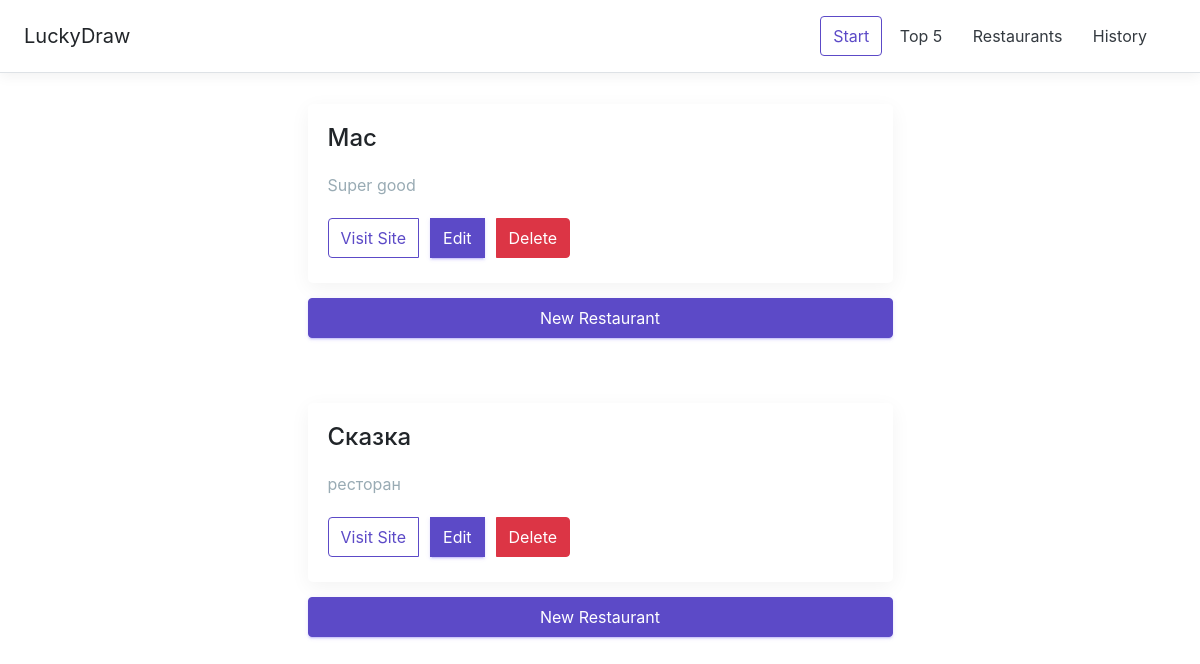
The app's page /restaurants, older data.
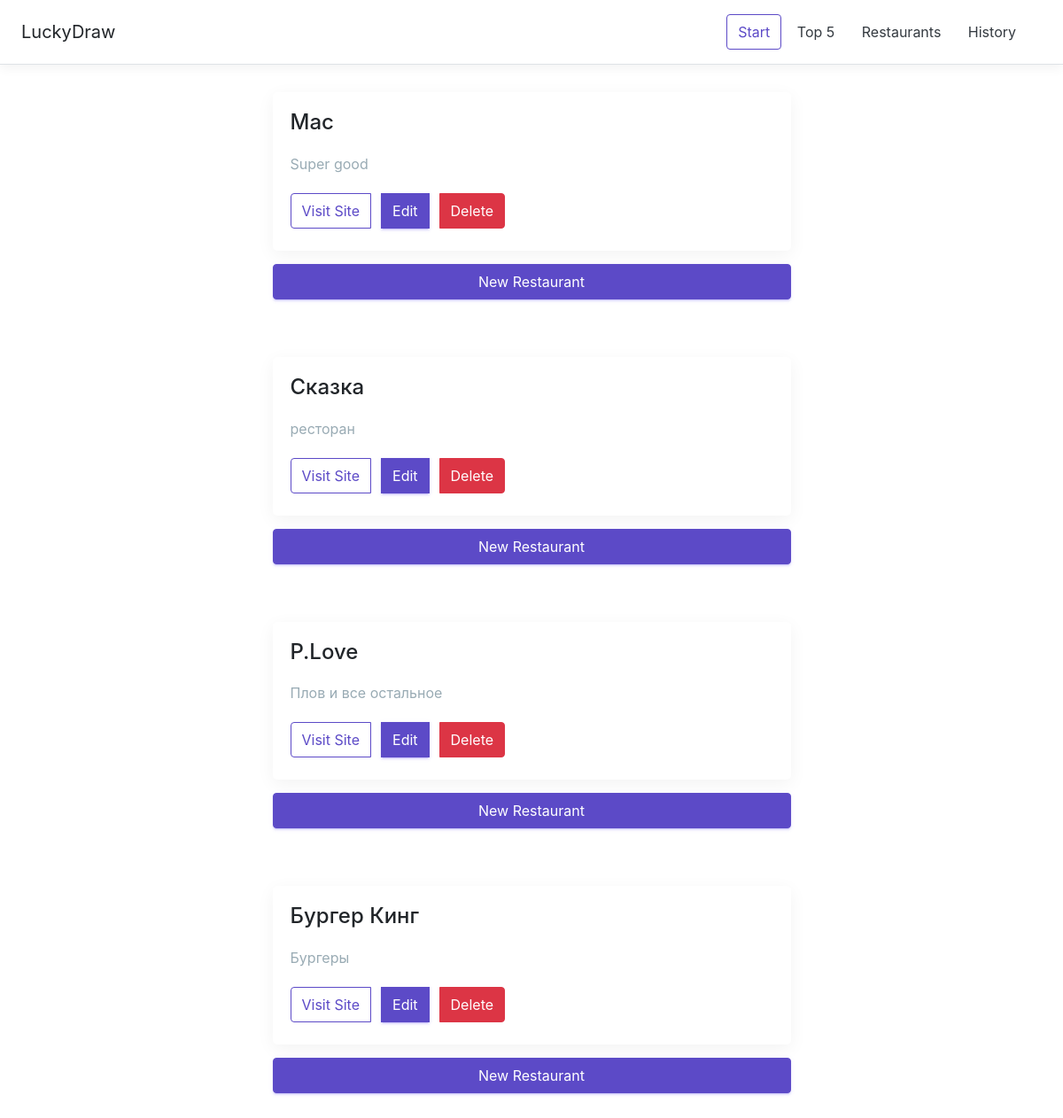
The same page, newer data.
### models/restaurants.py (models this page shows, shortened)
class Restaurants(Base):
    __tablename__ = "restaurants"
    id = Column(String(50), primary_key=True)
    name = Column(String(50), unique=True)
    description = Column(String(110), nullable=True)
    site_url = Column(String(110), nullable=True)
    draw = Column(Integer, default=0)
    created_time = Column(DateTime(), nullable=False)
    modified_time = Column(DateTime(), nullable=False)
    histories = relationship("Histories", backref="restaurants")

### app.py (the view)
@app.route("/restaurants")
def restaurants_list():
    restaurants = Restaurants.query.all()
    return render_template("restaurants.html", restaurants=restaurants)

### app.py (called while the page is built)
@app.teardown_appcontext
def shutdown_session(exception=None):
    db_session.remove()

### templates/restaurants.html (shortened to what this page needs)
{% extends 'base.html' %}
{% block content %}
{% for restaurant in restaurants %}
<div class="row justify-content-center">
    <div class="col-lg-6">
        <div class="card">
            <div class="card-title">
                <h4>{{ restaurant['name'] }}</h4>
            </div>
            <p class="text-muted ">
                {{ restaurant['description'] }}
            </p>
            <div class="button-list">
                <div class="btn-group">
                    <a href="{{ restaurant['site_url'] }}" class="btn btn-visit" target="_blank">Visit Site</a>
                    <a href="/edit-restaurant?id={{ restaurant['id'] }}" class="btn btn-primary">Edit</a>
                    <a href="/delete-restaurant?id={{ restaurant['id'] }}" onclick="return confirm('delete?')" class="btn btn-danger">Delete</a>
                </div>
            </div>
        </div>
    </div>
</div>
<div class="row justify-content-center">
    <div class="col-lg-6" style="margin-bottom: 50px;">
        <a href="/create-restaurant" class="btn btn-primary btn-block">New Restaurant</a>
    </div>
</div>
{% endfor %}
{% endblock %}

### templates/base.html (shortened to what this page needs)
<!DOCTYPE html>
<html lang="en">
<head>
    <link rel="stylesheet" href="https://maxcdn.bootstrapcdn.com/bootstrap/4.0.0/css/bootstrap.min.css"
>
    <link rel="stylesheet" href = "{{ url_for('static', filename='style.css') }}">
</head>
<body>
<div class="d-flex flex-column flex-md-row align-items-center p-3 px-md-4 mb-3 bg-white border-bottom box-shadow">
    <h5 class="my-0 mr-md-auto font-weight-normal">LuckyDraw</h5>
    <nav class="my-2 my-md-0 mr-md-3">
        <a class="btn btn-outline-primary" href="/">Start</a>
        <a class="btn btn-outline-fix  text-dark" href="/top">Top 5</a>
        <a class="btn btn-outline-fix text-dark" href="/restaurants">Restaurants</a>
        <a class="btn btn-outline-fix text-dark" href="/history">History</a>
    </nav>
</div>
{% block content %}
{% endblock %}
</body>
</html>

### static/style.css (style rules this page uses)
.box-shadow { box-shadow: 0 0.25rem 0.75rem rgba(0, 0, 0, .05); }
.card { background: #ffffff none repeat scroll 0 0; margin: 15px 0; padding: 20px; border: 0 solid #e7e7e7; border-radius: 5px; box-shadow: 0 5px 20px rgba(0, 0, 0, 0.05); }
.card-title { font-weight: 500; font-size: 18px; line-height: 22px; }
.text-muted { color: #99abb4 !important; }
.btn-outline-primary { color: #5c4ac7; border-color: #5c4ac7; }
.btn-outline-fix { display: inline-block; font-weight: 400; text-align: center; white-space: nowrap; vertical-align: middle; -webkit-user-select: none; -moz-user-select: none; -ms-user-select: none; user-select: none; border: 1px solid transparent; padding: .375rem .75rem !important; font-size: 1rem; line-height: 1.5; border-radius: .25rem; }
.btn-primary { background: #5c4ac7; border: 1px solid #5c4ac7; -webkit-box-shadow: 0 2px 2px 0 rgba(116, 96, 238, 0.14), 0 3px 1px -2px rgba(116, 96, 238, 0.2), 0 1px 5px 0 rgba(116, 96, 238, 0.12); box-shadow: 0 2px 2px 0 rgba(116, 96, 238, 0.14), 0 3px 1px -2px rgba(116, 96, 238, 0.2), 0 1px 5px 0 rgba(116, 96, 238, 0.12); -webkit-transition: 0.2s ease-in; -o-transition: 0.2s ease-in; transition: 0.2s ease-in; }
.btn { padding: 7px 12px; cursor: pointer; }
.btn-visit { color: #5c4ac7; border: 1px solid #5c4ac7; }
.button-list a { margin: 5px 12px 5px 0; }

Row changes from the older to the newer data that the page shows:
added Restaurants: name "P.Love", description "Плов и все остальное"
added Restaurants: name "Бургер Кинг", description "Бургеры"
